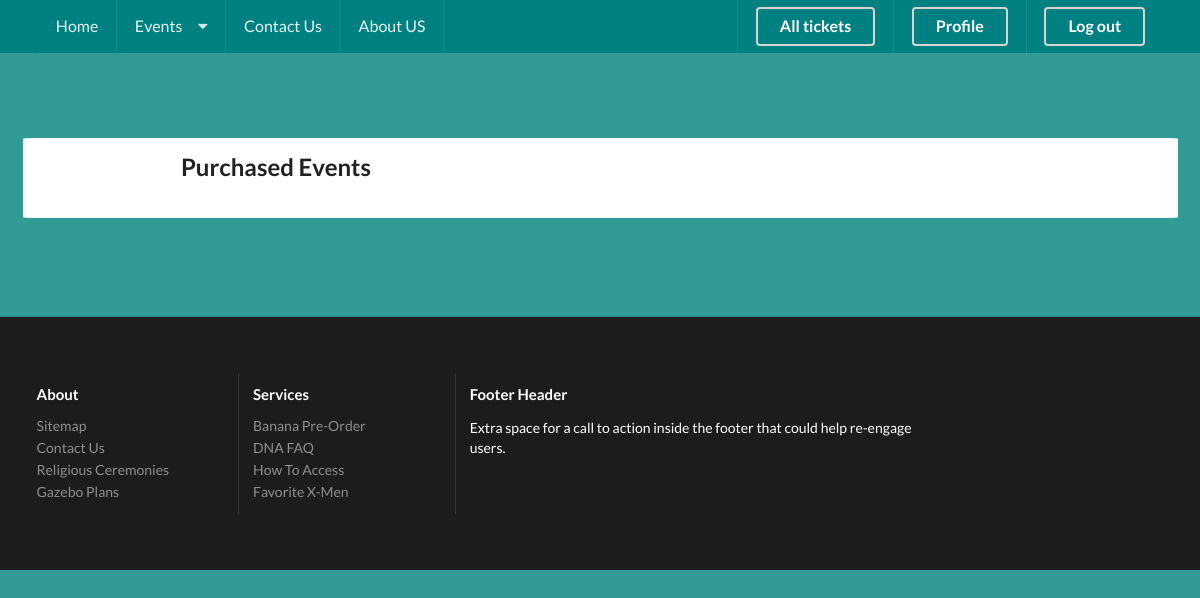
Page /report/ (signed in) on the earlier database version.
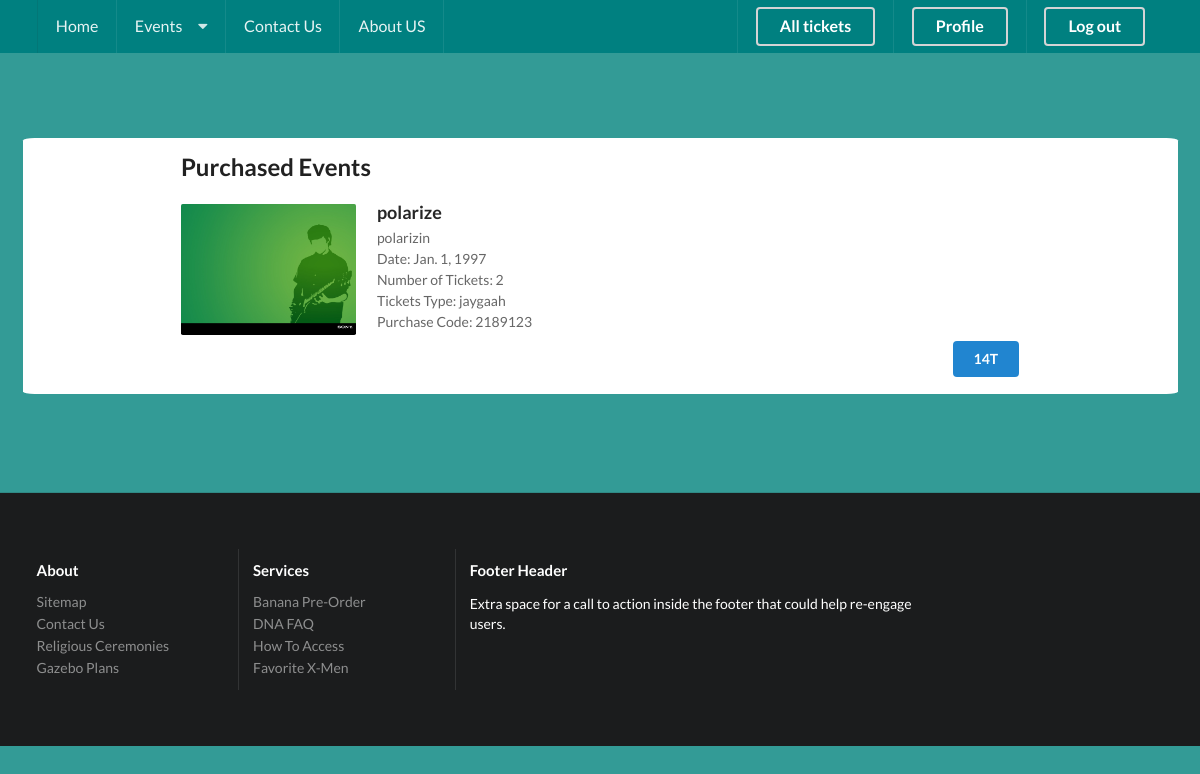
Same page on the later database version.
### polls/models.py (models this page shows, shortened)
class Order(models.Model):
    user=models.ForeignKey(User)
    event = models.ForeignKey('Event')
    cost=models.IntegerField()
    number=models.IntegerField()
    rahgiriCode=models.IntegerField()
    ticket_type = models.ForeignKey('EventTicketType')
    date = models.DateTimeField(auto_now_add=True)

class Event(models.Model):
    date=models.DateField()
    category = models.ForeignKey('Category')
    subCategory = models.ForeignKey('SubCategory')
    description= models.TextField()
    subject=models.CharField(max_length=32)
    finishDate=models.DateField()
    photo = models.FileField(upload_to='event_photoes/')
    scoredUsers = models.ManyToManyField('UserProfile', null=True)
    score=models.FloatField(default=0)
    numberofScorers=models.IntegerField(default=0)
    location = models.CharField(max_length=50)

class EventTicketType(models.Model):
    name = models.CharField(max_length=50)
    event = models.ForeignKey('Event')
    price = models.IntegerField()
    tickets = models.IntegerField()

### polls/views.py (the view)
# urls.py: url(r'^report/$', views.report, name='report'),
def report(request):
    categories = Category.objects.all()
    subcats = SubCategory.objects.all()
    if request.user.is_superuser:
         context = {'my_template': 'adminTemplate.html','categories': categories, 'subcats': subcats}
    else:
        if request.user.is_authenticated():
            context = {'my_template': 'LoggedInTemplate.html','categories': categories, 'subcats': subcats}
        else:
            context = {'my_template': 'NotLoggedIn.html','categories': categories, 'subcats': subcats}
    orders = request.user.order_set.all()
    context['orders'] = orders
    return render(request, 'report.html', context)

### polls/templates/report.html (shortened to what this page needs)
    {% extends my_template %}
{% block content %}
    {% load static %}
<!DOCTYPE html>
<html dir="ltf">
<head>
    $(document)
            .ready(function() {
              // fix menu when passed
              $('.masthead')
                      .visibility({
                        once: false,
                        onBottomPassed: function() {
                          $('.fixed.menu').transition('fade in');
                        },
                        onBottomPassedReverse: function() {
                          $('.fixed.menu').transition('fade out');
                        }
                      })
              ;
              // create sidebar and attach to menu open
              $('.ui.sidebar')
                      .sidebar('attach events', '.toc.item')
              ;
            })
    ;
</head>
<body>
  <div class="ui vertical stripe segment" >
    <div class="ui middle centered aligned stackable grid container" style="background-color: white; border-radius: 1%">
      <div class="row">
        <div class="twelve wide column">
          <h2>Purchased Events</h2>
          <div class="ui divided items">
              {% for order in orders %}
            <div class="item">
              <div class="image">
                <img src="/media/{{ order.event.photo }}">
              </div>
              <div class="content">
                <a class="header">{{ order.event.subject }}</a>
                <div class="meta">
                  <span class="cinema">{{ order.event.description }}</span>
                </div>
                  <div class="meta">
                      <span class="cinema">Date: {{ order.event.date }}</span>
                  </div>
                  <div class="meta">
                      <span class="cinema">Number of Tickets: {{ order.number }}</span>
                  </div>
                  <div class="meta">
                      <span class="cinema">Tickets Type: {{ order.ticket_type.name }}</span>
                  </div>
                  <div class="meta">
                      <span class="cinema">Purchase Code: {{ order.rahgiriCode }}</span>
                  </div>
                <div class="extra">
                  <div class="ui right floated primary button">
                    {{ order.cost }}T
                  </div>
                </div>
              </div>
            </div>
              {% endfor %}
          </div>
        </div>
      </div>
    </div>
  </div>
  <div class="ui inverted vertical footer segment">
    <div class="ui container">
      <div class="ui stackable inverted divided equal height stackable grid">
        <div class="three wide column">
          <h4 class="ui inverted header">About</h4>
          <div class="ui inverted link list">
            <a href="#" class="item">Sitemap</a>
            <a href="#" class="item">Contact Us</a>
            <a href="#" class="item">Religious Ceremonies</a>
            <a href="#" class="item">Gazebo Plans</a>
          </div>
        </div>
        <div class="three wide column">
          <h4 class="ui inverted header">Services</h4>
          <div class="ui inverted link list">
            <a href="#" class="item">Banana Pre-Order</a>
            <a href="#" class="item">DNA FAQ</a>
            <a href="#" class="item">How To Access</a>
            <a href="#" class="item">Favorite X-Men</a>
          </div>
        </div>
        <div class="seven wide column">
          <h4 class="ui inverted header">Footer Header</h4>
          <p>Extra space for a call to action inside the footer that could help re-engage users.</p>
        </div>
      </div>
    </div>
  </div>
</body>
</html>
{% endblock %}

Differences in the rows shown:
added Order: event.photo (picture), event.subject "polarize", event.description "polarizin", event "Jan. 1, 1997", number "2", ticket_type.name "jaygaah", rahgiriCode "2189123", cost "14"
